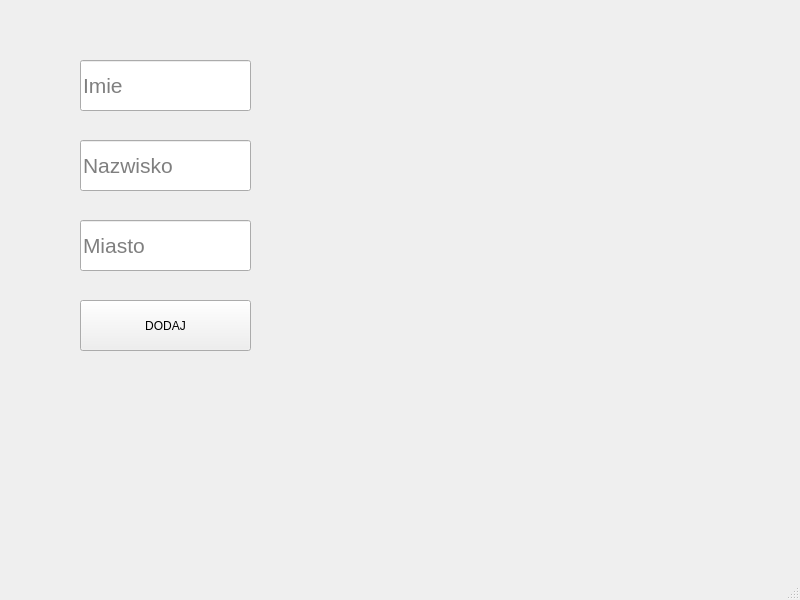
<?xml version="1.0" encoding="UTF-8"?>
<ui version="4.0">
 <class>MainWindow</class>
 <widget class="QMainWindow" name="MainWindow">
  <property name="geometry">
   <rect>
    <x>0</x>
    <y>0</y>
    <width>800</width>
    <height>600</height>
   </rect>
  </property>
  <property name="windowTitle">
   <string>MainWindow</string>
  </property>
  <widget class="QWidget" name="centralwidget">
   <widget class="QLineEdit" name="imie">
    <property name="geometry">
     <rect>
      <x>80</x>
      <y>60</y>
      <width>171</width>
      <height>51</height>
     </rect>
    </property>
    <property name="font">
     <font>
      <pointsize>16</pointsize>
     </font>
    </property>
    <property name="text">
     <string/>
    </property>
    <property name="placeholderText">
     <string>Imie</string>
    </property>
   </widget>
   <widget class="QLineEdit" name="nazwisko">
    <property name="geometry">
     <rect>
      <x>80</x>
      <y>140</y>
      <width>171</width>
      <height>51</height>
     </rect>
    </property>
    <property name="font">
     <font>
      <pointsize>16</pointsize>
     </font>
    </property>
    <property name="text">
     <string/>
    </property>
    <property name="placeholderText">
     <string>Nazwisko</string>
    </property>
   </widget>
   <widget class="QLineEdit" name="miasto">
    <property name="geometry">
     <rect>
      <x>80</x>
      <y>220</y>
      <width>171</width>
      <height>51</height>
     </rect>
    </property>
    <property name="font">
     <font>
      <pointsize>16</pointsize>
     </font>
    </property>
    <property name="text">
     <string/>
    </property>
    <property name="placeholderText">
     <string>Miasto</string>
    </property>
   </widget>
   <widget class="QPushButton" name="dodajBtn">
    <property name="geometry">
     <rect>
      <x>80</x>
      <y>300</y>
      <width>171</width>
      <height>51</height>
     </rect>
    </property>
    <property name="text">
     <string>DODAJ</string>
    </property>
   </widget>
   <widget class="QLabel" name="osoby">
    <property name="geometry">
     <rect>
      <x>330</x>
      <y>50</y>
      <width>401</width>
      <height>421</height>
     </rect>
    </property>
    <property name="font">
     <font>
      <pointsize>10</pointsize>
     </font>
    </property>
    <property name="text">
     <string/>
    </property>
    <property name="alignment">
     <set>Qt::AlignHCenter|Qt::AlignTop</set>
    </property>
   </widget>
  </widget>
  <widget class="QMenuBar" name="menubar">
   <property name="geometry">
    <rect>
     <x>0</x>
     <y>0</y>
     <width>800</width>
     <height>20</height>
    </rect>
   </property>
  </widget>
  <widget class="QStatusBar" name="statusbar"/>
 </widget>
 <resources/>
 <connections/>
</ui>
